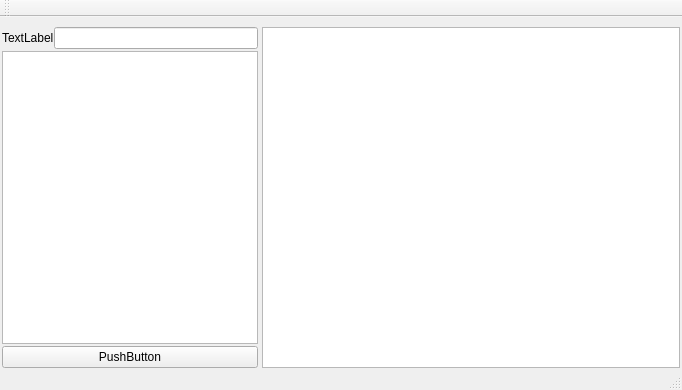
<?xml version="1.0" encoding="UTF-8"?>
<ui version="4.0">
 <class>MainWindow</class>
 <widget class="QMainWindow" name="MainWindow">
  <property name="geometry">
   <rect>
    <x>0</x>
    <y>0</y>
    <width>682</width>
    <height>390</height>
   </rect>
  </property>
  <property name="windowTitle">
   <string>MainWindow</string>
  </property>
  <widget class="QWidget" name="centralwidget">
   <layout class="QVBoxLayout" name="verticalLayout">
    <property name="spacing">
     <number>0</number>
    </property>
    <property name="leftMargin">
     <number>0</number>
    </property>
    <property name="topMargin">
     <number>10</number>
    </property>
    <property name="rightMargin">
     <number>0</number>
    </property>
    <property name="bottomMargin">
     <number>0</number>
    </property>
    <item>
     <layout class="QHBoxLayout" name="horizontalLayout" stretch="1,2">
      <property name="sizeConstraint">
       <enum>QLayout::SetMaximumSize</enum>
      </property>
      <item>
       <layout class="QVBoxLayout" name="verticalLayout_2" stretch="0,0,0">
        <property name="spacing">
         <number>2</number>
        </property>
        <property name="leftMargin">
         <number>2</number>
        </property>
        <property name="topMargin">
         <number>0</number>
        </property>
        <property name="rightMargin">
         <number>2</number>
        </property>
        <property name="bottomMargin">
         <number>0</number>
        </property>
        <item>
         <layout class="QHBoxLayout" name="horizontalLayout_2">
          <property name="spacing">
           <number>0</number>
          </property>
          <property name="sizeConstraint">
           <enum>QLayout::SetDefaultConstraint</enum>
          </property>
          <property name="leftMargin">
           <number>0</number>
          </property>
          <item>
           <widget class="QLabel" name="nameLabel">
            <property name="sizePolicy">
             <sizepolicy hsizetype="Fixed" vsizetype="Minimum">
              <horstretch>0</horstretch>
              <verstretch>0</verstretch>
             </sizepolicy>
            </property>
            <property name="text">
             <string>TextLabel</string>
            </property>
           </widget>
          </item>
          <item>
           <widget class="QLineEdit" name="nameEdit">
            <property name="sizePolicy">
             <sizepolicy hsizetype="Minimum" vsizetype="Minimum">
              <horstretch>0</horstretch>
              <verstretch>0</verstretch>
             </sizepolicy>
            </property>
           </widget>
          </item>
         </layout>
        </item>
        <item>
         <widget class="QTextEdit" name="msgEdit">
          <property name="sizePolicy">
           <sizepolicy hsizetype="Minimum" vsizetype="Expanding">
            <horstretch>0</horstretch>
            <verstretch>0</verstretch>
           </sizepolicy>
          </property>
         </widget>
        </item>
        <item>
         <widget class="QPushButton" name="sendButton">
          <property name="sizePolicy">
           <sizepolicy hsizetype="Minimum" vsizetype="Fixed">
            <horstretch>0</horstretch>
            <verstretch>0</verstretch>
           </sizepolicy>
          </property>
          <property name="text">
           <string>PushButton</string>
          </property>
         </widget>
        </item>
       </layout>
      </item>
      <item>
       <layout class="QVBoxLayout" name="verticalLayout_3">
        <property name="leftMargin">
         <number>2</number>
        </property>
        <property name="rightMargin">
         <number>2</number>
        </property>
        <item>
         <widget class="QListView" name="chatList">
          <property name="sizePolicy">
           <sizepolicy hsizetype="Minimum" vsizetype="Minimum">
            <horstretch>0</horstretch>
            <verstretch>0</verstretch>
           </sizepolicy>
          </property>
         </widget>
        </item>
       </layout>
      </item>
     </layout>
    </item>
   </layout>
  </widget>
  <widget class="QMenuBar" name="menubar">
   <property name="geometry">
    <rect>
     <x>0</x>
     <y>0</y>
     <width>682</width>
     <height>20</height>
    </rect>
   </property>
  </widget>
  <widget class="QStatusBar" name="statusbar"/>
  <widget class="QToolBar" name="toolBar">
   <property name="windowTitle">
    <string>toolBar</string>
   </property>
   <attribute name="toolBarArea">
    <enum>TopToolBarArea</enum>
   </attribute>
   <attribute name="toolBarBreak">
    <bool>false</bool>
   </attribute>
  </widget>
 </widget>
 <resources/>
 <connections/>
</ui>
